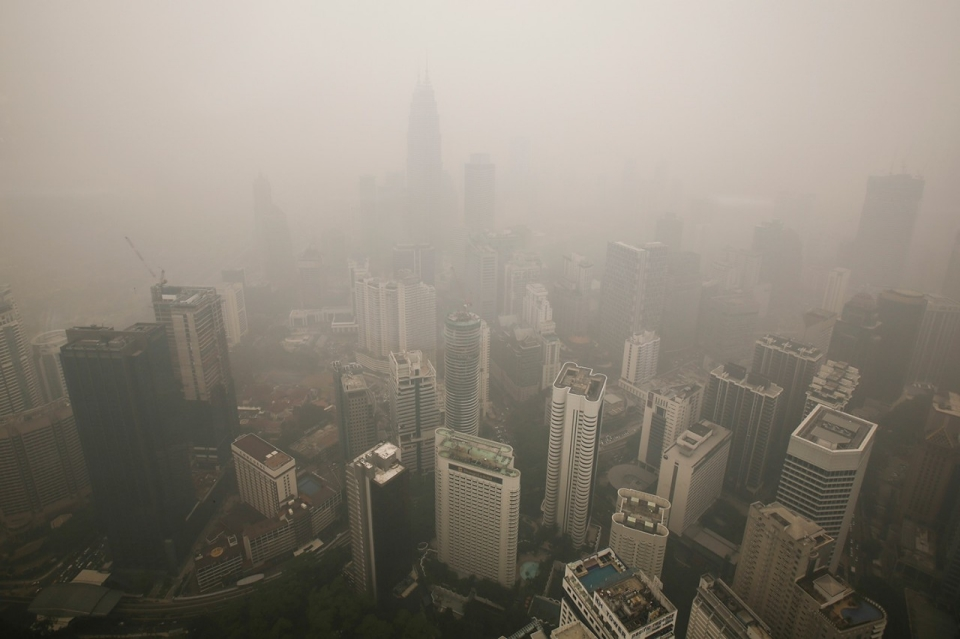
#> input picture hazecity.png, 960 x 639 px
$ python histEq.py
#> lines starting #> are read from the running program, lines starting #| are printed output that depends on the picture
import cv2
import numpy,math
import matplotlib.pyplot as plt

def main():
    COLORS= { 0 : ("BLUE"),
              1 : ("GREEN"),
              2 : ("RED")
    }
    img = cv2.imread('hazecity.png',1)
#> img is the input picture: shape (639, 960, 3); mean B, G, R 122.1, 133, 139.9
    cv2.imshow('Aditya Pulekar (Colored)',img)
    cv2.waitKey(0)
    # cv2.imwrite('flower_new.jpg',img)
    details = img.shape
#> details = (639, 960, 3)
    #Faster (Using Numpy)
    rgbToGray = numpy.array([0.114,0.589,0.299])
    img_gray = numpy.sum(img * rgbToGray, axis=-1)/255

    cv2.imshow('Aditya Pulekar (Gray)',img_gray)
    cv2.waitKey(0)


    #Plotting the histogram
    channels = 0
    cumuSum = 0

    #Taking the gray scale histogram
    hist = [0 for itr in range(256)]
    for i in range(details[0]):
        for j in range(details[1]):
            hist[(img_gray[i,j]*255).__int__()]+=1
    plt.figure(1)
    plt.subplot(311)
    plt.plot(hist, 'ro-')
    plt.title("Histogram,PDF and CDF of the gray-scale image")
    plt.xlabel("Pixel Intensities--->")
    plt.ylabel("Frequency of Pixels--->")

    sumOfPixelValues = details[0]*details[1]
#> sumOfPixelValues = 613440

    #PDF
    pdf_gray = [(index.__float__()/sumOfPixelValues) for index in hist]
    cdf_gray = []
    for i in range(len(pdf_gray)):
       cumuSum += pdf_gray[i]
       cdf_gray.append(cumuSum)
#> after the loop, cdf_gray = 256 values from 0 to 1; cumuSum = 1

    plt.subplot(312)
    plt.plot(pdf_gray, 'go-')
    plt.xlabel("Pixel Intensities--->")
    plt.ylabel("Probability -->")

    plt.subplot(313)
    plt.plot(cdf_gray, 'bo-')
    plt.xlabel("Pixel Intensities -->")
    plt.ylabel("Cumu Probabilty -->")

    plt.show()
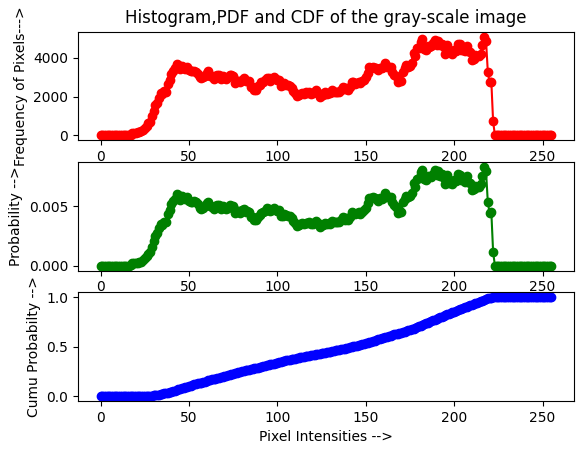
#> figure drawn by matplotlib, 3 panels; panel 1: curve peaks at x = 217, y = 5086; panel 2: curve peaks at x = 217, y = 0.00829; panel 3: curve peaks at x = 224, y = 1

    #Histogram Equalization
    cdf_new = []
    for i in range(len(hist)):
       cumuSum += hist[i]
       cdf_new.append(cumuSum)
#> after the loop, cdf_new = 256 values from 1 to 613441; cumuSum = 613441
    print(len(cdf_new))
#| 256
    hist_Eq = []
    for index in range(256):
        hist_Eq.append(math.floor(((cdf_new[index] - min(cdf_new))/((details[0]*details[1]) - min(cdf_new)))*255))
#> after the loop, hist_Eq = 256 values from 0 to 255


    plt.figure(2)
    #Equalized Image
    newImage = numpy.empty([details[0],details[1]])
    for rows in range(details[0]):
        for cols in range(details[1]):
            newImage[rows,cols] = hist_Eq[(img_gray[rows,cols]*255).__int__()]
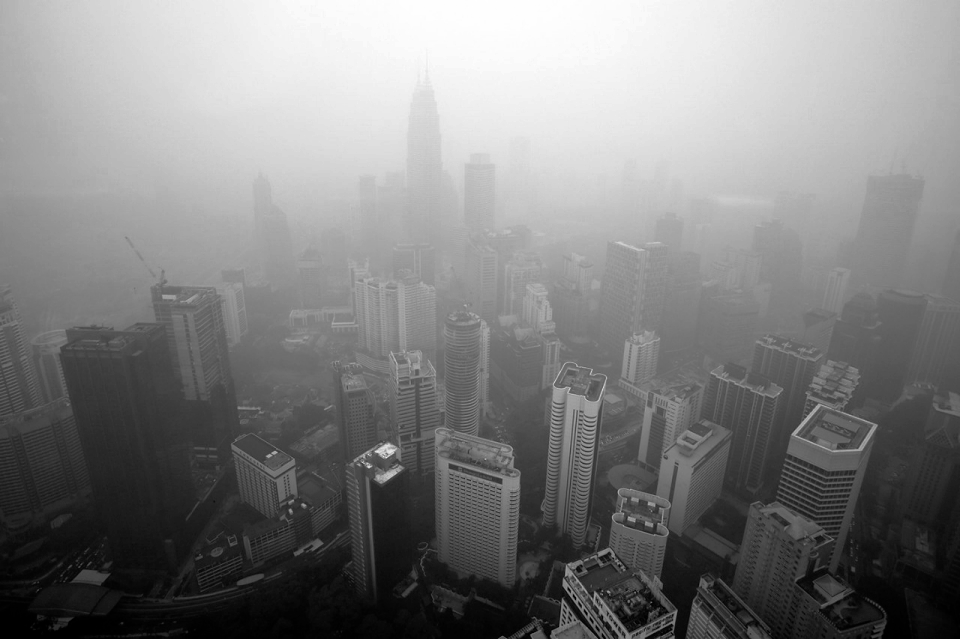
#> newImage: shape (639, 960) float64; min 0, max 255, mean 127.7

    plt.title("Image after Histogram Equalization")
    plt.imshow(newImage,cmap=plt.cm.gray)
    plt.show()


main()

$ run again, with flower.png copied over hazecity.png
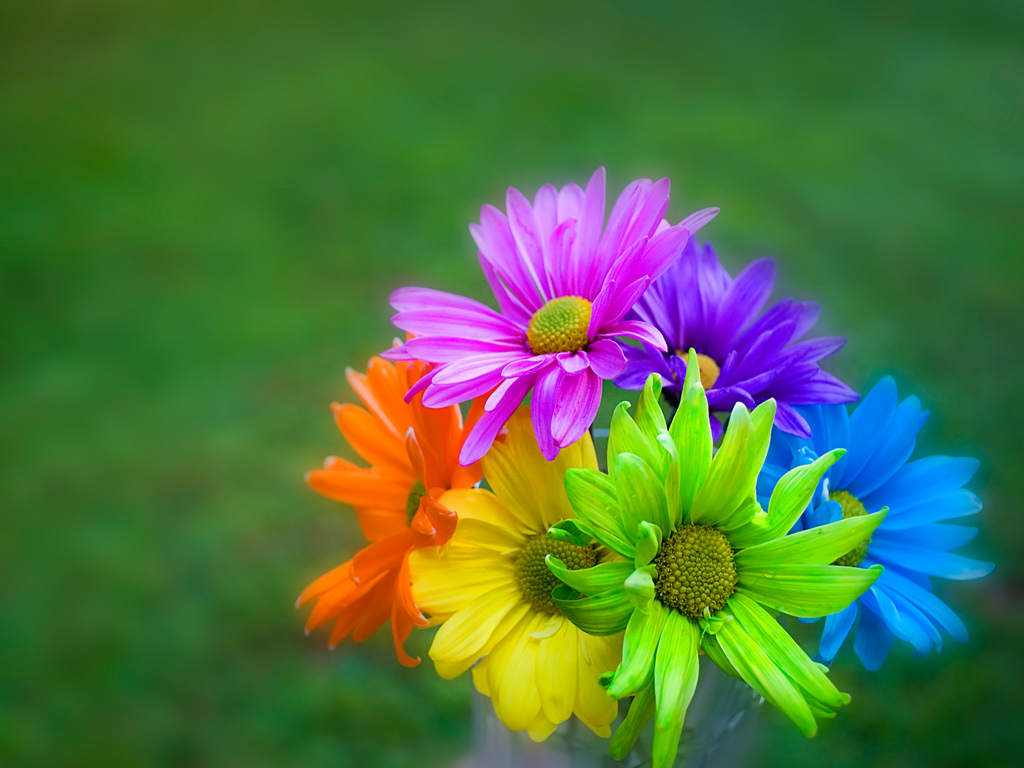
#> input picture flower.png, 1024 x 768 px
#> in main, img is the input picture: shape (768, 1024, 3); mean B, G, R 62.4, 113.7, 78.5
#> in main, `plt.show()`:
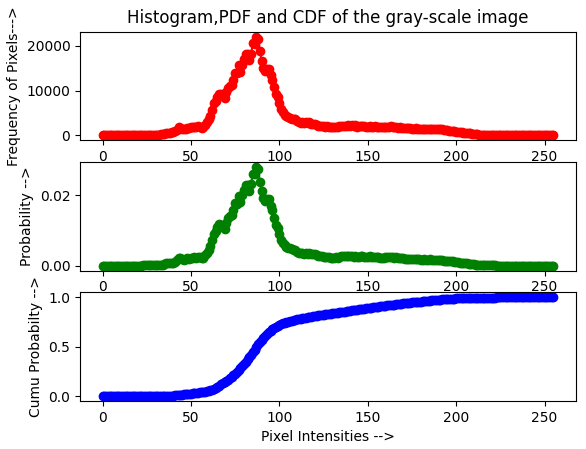
#> figure drawn by matplotlib, 3 panels; panel 1: curve peaks at x = 87, y = 22092; panel 2: curve peaks at x = 87, y = 0.0281; panel 3: curve peaks at x = 254, y = 1
#| 256
#> after the loop in main, `for rows in range(details[0]):`:
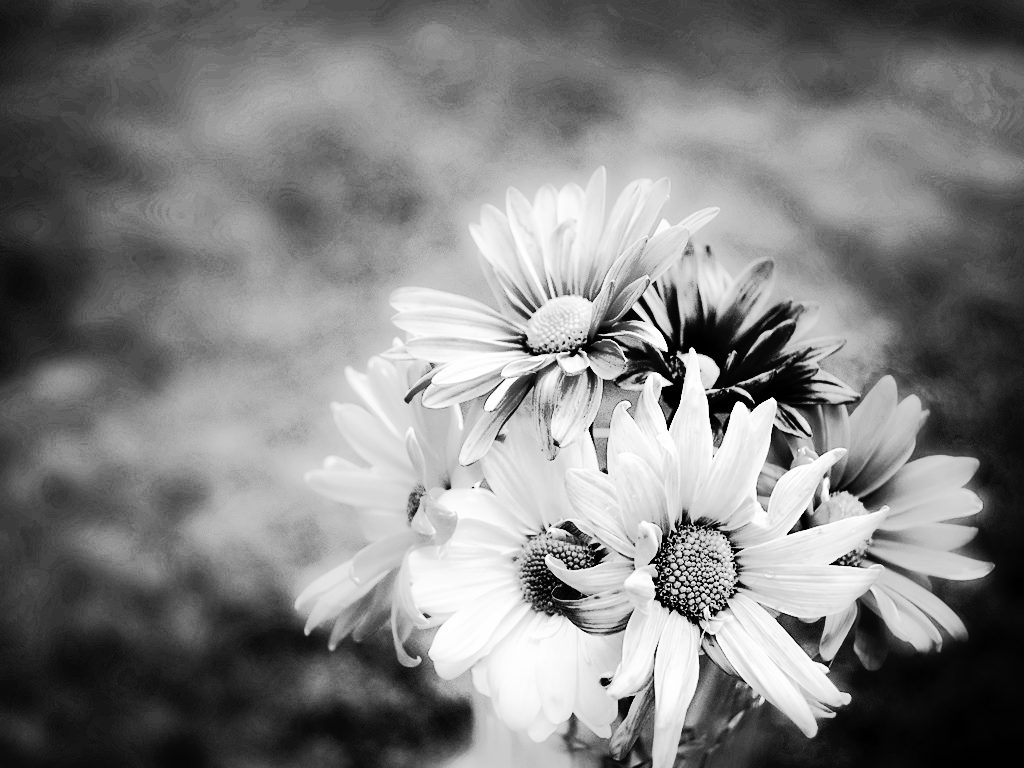
#> newImage: shape (768, 1024) float64; min 0, max 255, mean 128.8
